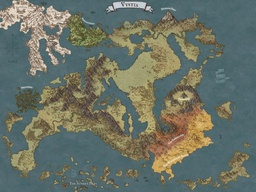
#> input picture VystiaTerrainGeneration/vystia_pipeline_v2/input/HvMVAcKMEg7dADyZja2SYQ.jpeg, 256 x 192 px, shrunk from 3200 x 2400 before the run
$ python 05_map_colors_to_terrain.py
#> lines starting #> are read from the running program, lines starting #| are printed output that depends on the picture; after the words box and inside, x2 and y2 are one past the last pixel; in counts of white or black regions, pixels touching at a corner belong together
### VystiaTerrainGeneration/vystia_pipeline_v2/scripts/uo_terrain_palette.py
"""
UO Terrain Palette Mapping
===========================
Defines the exact RGB colors and palette indices from UOL's Terrain.xml
These MUST be used in the Terrain.bmp for UOMapMake to work correctly.
"""

# Format: terrain_id: (name, R, G, B, base_altitude, tile_id)
UO_TERRAIN_PALETTE = {
    0: ("No Draw", 50, 65, 75, 216, 2),
    1: ("Grass", 0, 100, 0, 88, 3),
    2: ("Furrows N", 130, 100, 50, 88, 9),
    3: ("Furrows W", 130, 100, 85, 88, 336),
    4: ("Sand", 227, 191, 51, 88, 22),
    5: ("Deep Water", 0, 0, 130, 24, 168),
    6: ("Shallow Water", 0, 0, 170, 24, 102),
    7: ("Large Dirt", 120, 110, 90, 88, 113),
    8: ("Small Dirt", 135, 125, 90, 88, 117),
    9: ("Water", 0, 110, 255, 24, 168),
    10: ("Jungle", 0, 75, 75, 88, 172),
    11: ("Forest", 0, 110, 90, 88, 196),
    12: ("Snow", 255, 255, 255, 88, 282),
    13: ("Lava", 255, 0, 0, 88, 500),
    14: ("Stars", 75, 75, 100, 88, 506),
    18: ("Rock", 75, 75, 75, 152, 556),
    19: ("Blank", 0, 0, 0, 88, 580),
    20: ("Mountain Cave", 100, 95, 0, 216, 581),
    21: ("Dungeon Cave", 100, 95, 80, 216, 581),
    # Add more as needed
    41: ("Swamp", 50, 210, 240, 88, 15849),
    42: ("Grass Embankment", 0, 120, 0, 216, 3),
    50: ("Moss", 60, 190, 240, 88, 15853),
    62: ("Grass Without Static", 0, 200, 0, 88, 3),
    80: ("Beach", 255, 255, 192, 216, 22),
}

# Suggested mapping from Vystia regions to UO terrain types
REGION_TO_TERRAIN = {
    "Ocean": 5,  # Deep Water
    "Frosthold": 12,  # Snow
    "Winterguard": 12,  # Snow
    "Verdantpeak": 11,  # Forest
    "Skyreach Peak": 18,  # Rock (mountains)
    "Ironclad Empire": 18,  # Rock
    "Radiant Plains": 1,  # Grass
    "Hollow Forests": 11,  # Forest
    "Mystic Canyons": 18,  # Rock
    "Deepforge": 20,  # Mountain Cave
    "Emberlands": 4,  # Sand (desert)
    "Whispering Sands": 4,  # Sand
    "Blazing Frontier": 4,  # Sand
    "Golden Steppe": 1,  # Grass
    "Shadowfen": 41,  # Swamp
    "Wilderlands": 11,  # Forest
    "Forgotten Depths": 21,  # Dungeon Cave
    "Verdant Isles": 11,  # Forest
    "Glimmering Archipelago": 6,  # Shallow Water
    "Eternal Twilight": 11,  # Forest
    "Crystal Barrens": 18,  # Rock
    "Sunken Isles": 6,  # Shallow Water
}

def get_terrain_rgb(terrain_id):
    """Get RGB tuple for a terrain ID"""
    if terrain_id in UO_TERRAIN_PALETTE:
        _, r, g, b, _, _ = UO_TERRAIN_PALETTE[terrain_id]
        return (r, g, b)
    return (0, 0, 0)

# [6 lines left out: function get_terrain_base_altitude, not called in this run]

### VystiaTerrainGeneration/vystia_pipeline_v2/scripts/05_map_colors_to_terrain.py
"""
Stage 0.5: Map Source Image Colors to UO Terrain Types
=======================================================
Analyzes the source map's colors and automatically assigns UO terrain types
based on color similarity (e.g., yellow→sand, green→forest, blue→water).
"""
import os, sys
import numpy as np
from PIL import Image
import cv2
from sklearn.cluster import KMeans

# Import UO terrain palette
sys.path.insert(0, os.path.dirname(__file__))
from uo_terrain_palette import UO_TERRAIN_PALETTE, get_terrain_rgb

# ============================================================
# PATH CONFIGURATION
# ============================================================
ROOT = os.path.dirname(os.path.abspath(__file__))
BASE = os.path.abspath(os.path.join(ROOT, ".."))

INPUT_DIR = os.path.join(BASE, "input")
EXPORT_DIR = os.path.join(BASE, "exports")
PREVIEW_DIR = os.path.join(BASE, "preview")

for d in [EXPORT_DIR, PREVIEW_DIR]:
    os.makedirs(d, exist_ok=True)

SOURCE_IMAGE = os.path.join(INPUT_DIR, "HvMVAcKMEg7dADyZja2SYQ.jpeg")
OUTPUT_TERRAIN = os.path.join(EXPORT_DIR, "terrain_from_source.png")
OUTPUT_PREVIEW = os.path.join(PREVIEW_DIR, "05_color_mapped_terrain.png")
COLOR_MAP_REPORT = os.path.join(EXPORT_DIR, "color_mapping_report.txt")

# ============================================================
# COLOR TO TERRAIN RULES
# ============================================================
def rgb_distance(c1, c2):
    """Calculate Euclidean distance between two RGB colors."""
    return np.sqrt(sum((a - b) ** 2 for a, b in zip(c1, c2)))

def find_closest_terrain(rgb_color, exclude_water=False):
    """
    Find the closest matching UO terrain type for a given RGB color.
    Uses Euclidean distance in RGB color space.
    """
    best_terrain_id = 1  # Default to grass
    best_distance = float('inf')

    for terrain_id, (name, r, g, b, _, _) in UO_TERRAIN_PALETTE.items():
        # Skip water types if analyzing land
        if exclude_water and terrain_id in [5, 6, 9]:
            continue

        terrain_rgb = (r, g, b)
        distance = rgb_distance(rgb_color, terrain_rgb)

        if distance < best_distance:
            best_distance = distance
            best_terrain_id = terrain_id

    return best_terrain_id

def classify_color(rgb):
    """
    Classify a color into terrain type using heuristics.

    Color heuristics:
    - Blue (high B, low R/G) → Water
    - White/Light gray (high R=G=B) → Snow
    - Dark gray/brown (low saturation, medium value) → Rock/Mountains
    - Green (high G, low R/B) → Forest/Grass
    - Yellow/Tan (high R+G, low B) → Sand/Desert
    - Dark green/brown → Swamp/Jungle
    """
    r, g, b = rgb

    # Calculate HSV-like values for classification
    max_val = max(r, g, b)
    min_val = min(r, g, b)
    saturation = 0 if max_val == 0 else (max_val - min_val) / max_val

    # Water: Blue dominant
    if b > r and b > g and b > 100:
        if b > 150:
            return 5  # Deep Water
        else:
            return 6  # Shallow Water

    # Snow: High brightness, low saturation
    if r > 200 and g > 200 and b > 200:
        return 12  # Snow

    # Rock/Mountains: Gray/brown, low saturation
    if saturation < 0.3 and max_val > 60 and max_val < 180:
        return 18  # Rock

    # Sand/Desert: Yellow/tan (high R+G, low B)
    if r > 150 and g > 120 and b < 120:
        return 4  # Sand

    # Green terrain classification (more nuanced)
    # Check if this is a green/brownish color
    if g >= r and g >= b:
        # Vibrant green (high saturation, high green) → Forest
        if saturation > 0.4 and g > 100:
            return 11  # Forest (vibrant green)

        # Light/pale green (high brightness) → Grass
        if max_val > 140 and g > r + 20:
            return 1  # Grass (light green)

        # Yellowish-green (high R and G, similar values) → Grass
        if abs(r - g) < 40 and r > 120 and g > 120 and b < 110:
            return 1  # Grass (yellowish-green)

    # Brownish-green (green slightly dominant but low saturation) → Swamp
    if g > r - 20 and g > b and saturation < 0.35 and max_val < 160 and max_val > 60:
        return 41  # Swamp (muddy brown-green)

    # Lava: Red dominant
    if r > 180 and r > g * 2 and r > b * 2:
        return 13  # Lava

    # Default: Use closest match from palette
    return find_closest_terrain(rgb, exclude_water=False)

print("="*60)
print("Stage 0.5: Mapping Source Colors to UO Terrain Types")
print("="*60)

# ============================================================
# STEP 1: Load and analyze source image
# ============================================================
print("\nStep 1: Loading source image...")
source = Image.open(SOURCE_IMAGE)
#> source is the input picture: PIL image 256x192 RGB; mean R, G, B 106.1, 114, 102.3
source_rgb = source.convert("RGB")
source_array = np.array(source_rgb)
h, w, _ = source_array.shape
#> h = 192; w = 256

print(f"  Source dimensions: {w}x{h}")
#|   Source dimensions: 256x192

# ============================================================
# STEP 2: Detect textured/forest areas using variance
# ============================================================
print("\nStep 2: Detecting textured areas (forests)...")

# Convert to grayscale for texture analysis
gray = cv2.cvtColor(source_array, cv2.COLOR_RGB2GRAY)
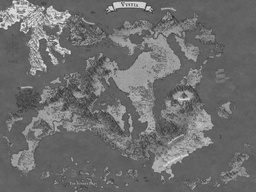
#> gray: shape (192, 256); min 45, max 234, mean 110.3

# Calculate local variance using a sliding window
# High variance = textured (trees/bumps) = Forest
# Low variance = smooth = Other terrain
kernel_size = 15
variance = cv2.blur(gray.astype(np.float32)**2, (kernel_size, kernel_size)) - \
           cv2.blur(gray.astype(np.float32), (kernel_size, kernel_size))**2
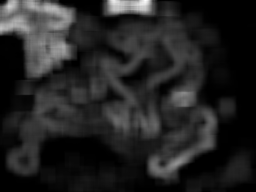
#> variance: shape (192, 256) float32; min 2.16, max 2999.8, mean 424.7; drawn with min black and max white

# Threshold to find textured areas
variance_threshold = 200  # Adjust based on testing
forest_texture_mask = variance > variance_threshold
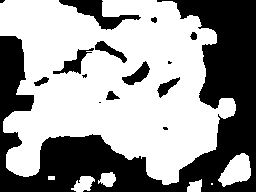
#> forest_texture_mask: shape (192, 256) bool; 60.1% white; 15 black regions (5 under 20 px), largest, box (x1, y1, x2, y2) and area: (0, 0, 256, 192) 17453, (59, 0, 141, 30) 825, (53, 48, 94, 74) 341

print(f"  Found {np.sum(forest_texture_mask):,} textured pixels (potential forests)")
#|   Found 29,548 textured pixels (potential forests)

# ============================================================
# STEP 3: Extract dominant colors using K-means clustering
# ============================================================
print("\nStep 3: Analyzing dominant colors...")

# Reshape for clustering
pixels = source_array.reshape(-1, 3)

# Use K-means to find dominant colors (k=20 clusters)
n_colors = 20
print(f"  Clustering into {n_colors} dominant colors...")
kmeans = KMeans(n_clusters=n_colors, random_state=42, n_init=10)
kmeans.fit(pixels)

# Get cluster centers (dominant colors)
dominant_colors = kmeans.cluster_centers_.astype(int)
labels = kmeans.labels_
label_counts = np.bincount(labels)

print(f"  Found {n_colors} dominant color clusters")

# ============================================================
# STEP 3: Map each dominant color to UO terrain type
# ============================================================
print("\nStep 3: Mapping colors to UO terrain types...")

color_to_terrain = {}
report_lines = []
report_lines.append("COLOR MAPPING REPORT")
report_lines.append("=" * 60)
report_lines.append("")

for i, color in enumerate(dominant_colors):
    pixel_count = label_counts[i]
    percentage = (pixel_count / len(pixels)) * 100

    # Classify this color
    terrain_id = classify_color(tuple(color))
    terrain_name = UO_TERRAIN_PALETTE[terrain_id][0]
    terrain_rgb = get_terrain_rgb(terrain_id)

    color_to_terrain[i] = terrain_id

    report_line = f"Cluster {i:2d}: RGB{tuple(color)} ({percentage:5.2f}%) -> ID {terrain_id:2d} {terrain_name:20s} RGB{terrain_rgb}"
    print(f"  {report_line}")
    report_lines.append(report_line)
#> this loop made 20 passes
#> percentage on passes 1 to 12: 22, 4.74, 4.19, 1.1, 3.09, 3.19, 1.2, 3.8, 4.64, 3.55, 24.75, 1.34
#|   Cluster  0: RGB(76, 102, 106) (22.00%) -> ID  6 Shallow Water        RGB(0, 0, 170)
#|   Cluster  1: RGB(160, 153, 109) ( 4.74%) -> ID  4 Sand                 RGB(227, 191, 51)
#|   Cluster  2: RGB(118, 107, 75) ( 4.19%) -> ID  7 Large Dirt           RGB(120, 110, 90)
#|   Cluster  3: RGB(218, 210, 198) ( 1.10%) -> ID 80 Beach                RGB(255, 255, 192)
#|   Cluster  4: RGB(81, 74, 55) ( 3.09%) -> ID 41 Swamp                RGB(50, 210, 240)
#|   Cluster  5: RGB(104, 105, 88) ( 3.19%) -> ID 18 Rock                 RGB(75, 75, 75)
#|   Cluster  6: RGB(199, 186, 169) ( 1.20%) -> ID 80 Beach                RGB(255, 255, 192)
#|   Cluster  7: RGB(82, 90, 79) ( 3.80%) -> ID 18 Rock                 RGB(75, 75, 75)
#> (further printed lines are left out)
#> after the loop, color_to_terrain = 20 items; report_lines = 23 items

# ============================================================
# STEP 4: Create terrain map
# ============================================================
print("\nStep 4: Generating terrain map...")

# Map each pixel to its terrain ID
terrain_map = np.zeros((h, w), dtype=np.uint8)
labels_2d = labels.reshape(h, w)

for cluster_id, terrain_id in color_to_terrain.items():
    mask = labels_2d == cluster_id
    terrain_map[mask] = terrain_id
#> this loop made 20 passes
#> terrain_id on passes 1 to 12: 6, 4, 7, 80, 41, 18, 80, 18, 41, 18, 6, 18
#> pass 1, `mask = labels_2d == cluster_id`:
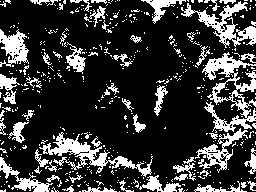
#> mask: shape (192, 256) bool; 22% white; 472 white regions (414 under 20 px), largest, box (x1, y1, x2, y2) and area: (202, 52, 256, 132) 1607, (39, 132, 153, 177) 1247, (181, 1, 256, 48) 1044

# CRITICAL: Override with Forest wherever texture indicates it
# Any textured area that isn't water/ocean should be Forest
print(f"  Applying texture-based forest override...")
ocean_mask = (terrain_map == 5) | (terrain_map == 6)  # Don't override water
#> ocean_mask: shape (192, 256) bool; 46.8% white; 37 white regions (30 under 20 px), largest, box (x1, y1, x2, y2) and area: (0, 0, 256, 192) 21071, (154, 29, 220, 118) 1039, (98, 79, 146, 138) 494
forest_override_mask = forest_texture_mask & ~ocean_mask
#> forest_override_mask: shape (192, 256) bool; 47.2% white; 25 white regions (17 under 20 px), largest, box (x1, y1, x2, y2) and area: (0, 0, 217, 185) 21254, (219, 153, 251, 187) 576, (104, 0, 155, 14) 423
terrain_map[forest_override_mask] = 11  # Force to Forest
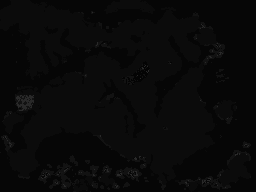
#> terrain_map: shape (192, 256); min 4, max 41, mean 9.2

forest_pixels = np.sum(terrain_map == 11)
#> forest_pixels = 23188
print(f"  Forest pixels after texture override: {forest_pixels:,}")
#|   Forest pixels after texture override: 23,188

# Count terrain distribution
unique_terrains, counts = np.unique(terrain_map, return_counts=True)
#> unique_terrains = [4, 6, 7, 11, 18, 21, 41]; counts = [209, 22979, 108, 23188, 2192, 124, 352]
report_lines.append("")
report_lines.append("TERRAIN DISTRIBUTION")
report_lines.append("=" * 60)

print("\n  Terrain distribution:")
for terrain_id, count in zip(unique_terrains, counts):
    terrain_name = UO_TERRAIN_PALETTE[terrain_id][0]
    percentage = (count / (h * w)) * 100
    print(f"    ID {terrain_id:2d} {terrain_name:20s}: {count:8,} pixels ({percentage:5.2f}%)")
    report_lines.append(f"ID {terrain_id:2d} {terrain_name:20s}: {count:8,} pixels ({percentage:5.2f}%)")
#> this loop made 7 passes
#> (terrain_id, count, terrain_name, percentage) on passes 1 to 7: (4, 209, 'Sand', 0.425), (6, 22979, 'Shallow Water', 46.75), (7, 108, 'Large Dirt', 0.22), (11, 23188, 'Forest', 47.18), (18, 2192, 'Rock', 4.46), (21, 124, 'Dungeon Cave', 0.252), (41, 352, 'Swamp', 0.716)
#|     ID  4 Sand                :      209 pixels ( 0.43%)
#|     ID  6 Shallow Water       :   22,979 pixels (46.75%)
#|     ID  7 Large Dirt          :      108 pixels ( 0.22%)
#|     ID 11 Forest              :   23,188 pixels (47.18%)
#|     ID 18 Rock                :    2,192 pixels ( 4.46%)
#|     ID 21 Dungeon Cave        :      124 pixels ( 0.25%)
#|     ID 41 Swamp               :      352 pixels ( 0.72%)
#> after the loop, report_lines = 33 items

# Save terrain map
terrain_img = Image.fromarray(terrain_map, mode='L')
terrain_img.save(OUTPUT_TERRAIN)
print(f"\n[OK] Saved: {OUTPUT_TERRAIN}")

# ============================================================
# STEP 5: Create preview with UO colors
# ============================================================
print("\nStep 5: Generating preview...")

preview = np.zeros((h, w, 3), dtype=np.uint8)
for terrain_id in unique_terrains:
    mask = terrain_map == terrain_id
    r, g, b = get_terrain_rgb(terrain_id)
    preview[mask] = [b, g, r]  # BGR for OpenCV
#> this loop made 7 passes
#> (terrain_id, r, g, b) on passes 1 to 7: (4, 227, 191, 51), (6, 0, 0, 170), (7, 120, 110, 90), (11, 0, 110, 90), (18, 75, 75, 75), (21, 100, 95, 80), (41, 50, 210, 240)
#> pass 1, `mask = terrain_map == terrain_id`:
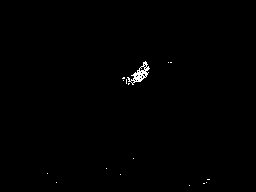
#> mask: shape (192, 256) bool; 0.43% white in thin lines or dots, all inside (x1, y1, x2, y2) = (47, 61, 210, 186)
#> after the loop:
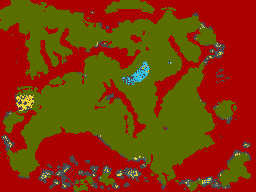
#> preview: shape (192, 256, 3); mean of channels 0, 1, 2 127.6, 58, 5.2; drawn as R, G, B

cv2.imwrite(OUTPUT_PREVIEW, preview)
print(f"[OK] Preview: {OUTPUT_PREVIEW}")

# ============================================================
# STEP 6: Save report
# ============================================================
with open(COLOR_MAP_REPORT, "w") as f:
    f.write("\n".join(report_lines))
print(f"[OK] Report: {COLOR_MAP_REPORT}")

print("\n" + "="*60)
print("Stage 0.5 Complete!")
print("="*60)
print(f"Source image colors mapped to {len(unique_terrains)} UO terrain types")
#| Source image colors mapped to 7 UO terrain types
print("Next: Use terrain_from_source.png as input to the pipeline")
print("="*60)
